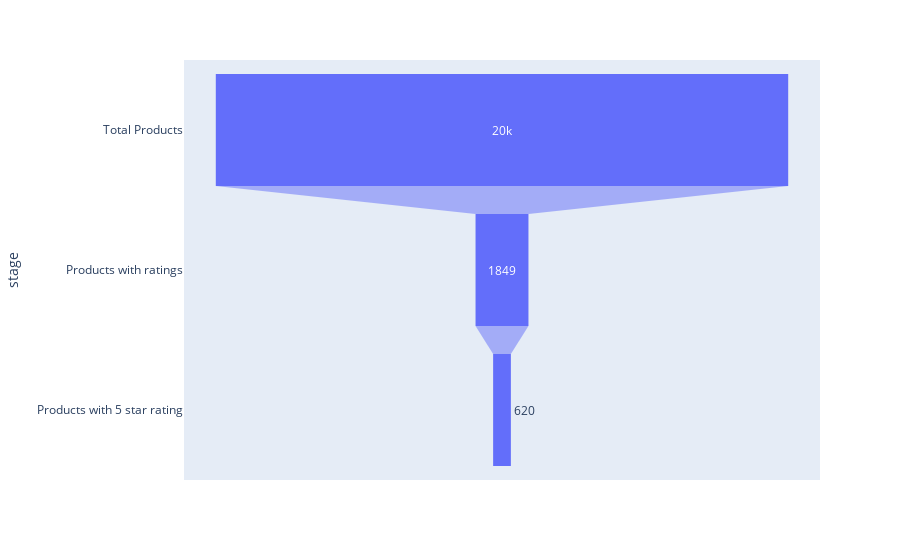

The cell this chart's notebook holds for it:
### Markdown cell above
## Proportion of 5 star rated products to the total products are:

### Code cell
# 5 star rating

total_prod=len(df['pid'])  #total products using pid variable
total_ratings=len(df[df['product_rating']!='No rating available']) #total rated products
top_ratings=len(df[df['product_rating']=='5']) #5 star rated products
df_funnel_1 = dict(
    number=[total_prod,total_ratings,top_ratings],
    stage=["Total Products","Products with ratings","Products with 5 star rating"])
funnel_1_fig = px.funnel(df_funnel_1, x='number', y='stage')
funnel_1_fig.show()

### Figure 1 — Plotly figure (JSON) as saved in the notebook; plotly's stock layout.template omitted (floating-point values rounded to 4 significant figures)
{"data": [{"hovertemplate": "number=%{x}<br>stage=%{y}<extra></extra>", "legendgroup": "", "marker": {"color": "#636efa"}, "name": "", "orientation": "h", "showlegend": false, "type": "funnel", "x": [20000, 1849, 620], "xaxis": "x", "y": ["Total Products", "Products with ratings", "Products with 5 star rating"], "yaxis": "y"}], "layout": {"legend": {"tracegroupgap": 0}, "margin": {"t": 60}, "xaxis": {"anchor": "y", "domain": [0, 1], "title": {"text": "number"}}, "yaxis": {"anchor": "x", "domain": [0, 1], "title": {"text": "stage"}}}}
